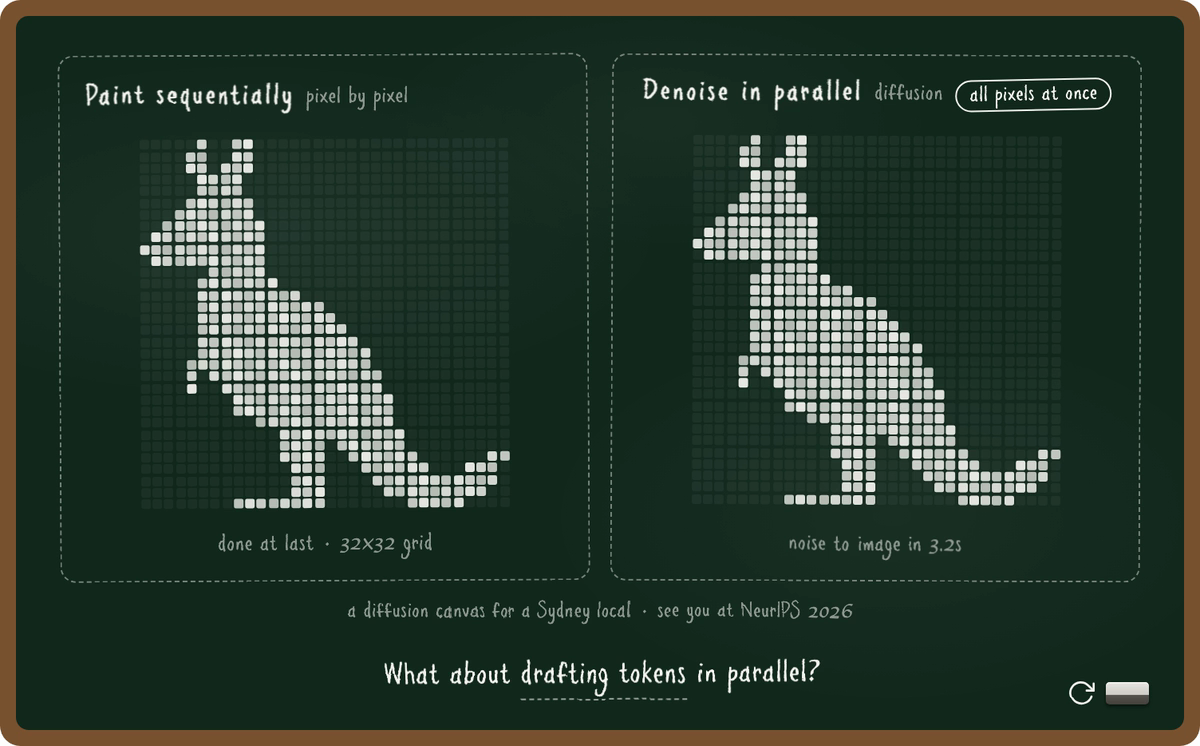
#> input picture examples/media/example1_kangaroo.png, 1200 x 746 px
$ python trace_bitmap.py ../examples/media/example1_kangaroo.png
#> lines starting #> are read from the running program, lines starting #| are printed output that depends on the picture
#!/usr/bin/env python3
"""Trace an image into a chalkboard pixel-grid bitmap.

Coding models have poor spatial sense: asked to draw a kangaroo freehand they
produce mush, but given a silhouette to trace they do fine. This script is the
"trace" step: it converts any image (an emoji PNG, a logo, a photo silhouette)
into the X/. row-string bitmap that pixel-grid figures consume (see the ROO
array in example1_kangaroo.html).

Usage:
    python3 trace_bitmap.py kangaroo.png                 # 32x32, alpha channel
    python3 trace_bitmap.py opera_house.jpg --mode dark  # trace dark pixels
    python3 trace_bitmap.py logo.png --size 24 --threshold 0.35

Then paste the printed JS array into your figure. Tip: emoji PNGs (e.g. from
the Twemoji repo) trace beautifully via their alpha channel, that's how the
kangaroo was made.
"""
import argparse
import sys

from PIL import Image


def trace(img, cols, rows, mode, threshold):
#> called with cols = 32, rows = 32, mode = 'alpha', threshold = 0.5
    img = img.convert("RGBA")
    # crop to the content's bounding box first so the subject fills the grid
    if mode == "alpha":
        bbox = img.getchannel("A").getbbox()
#> bbox = (0, 0, 1200, 746)
    else:
        gray = img.convert("L")
        lut = (lambda v: 255 if v < 128 else 0) if mode == "dark" else (lambda v: 255 if v >= 128 else 0)
        bbox = gray.point(lut).getbbox()
    if bbox:
        img = img.crop(bbox)
    # box-filter downsample = average coverage per cell
    small = img.resize((cols, rows), Image.BOX)
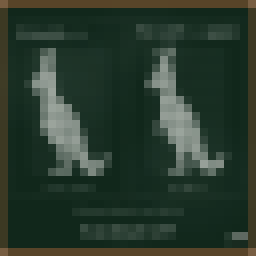
#> small: PIL image 32x32 RGBA (shown 8 times larger); mean R, G, B, A 41.8, 58.2, 45.4, 255
    out = []
    for y in range(rows):
        row = []
        for x in range(cols):
            r, g, b, a = small.getpixel((x, y))
            if mode == "alpha":
                v = a / 255
            else:
                lum = (0.299 * r + 0.587 * g + 0.114 * b) / 255
                v = (1 - lum) if mode == "dark" else lum
                v *= a / 255
            row.append("X" if v >= threshold else ".")
        out.append("".join(row))
#> after the loop, out = 32 items
    return out


def main():
    p = argparse.ArgumentParser(description=__doc__, formatter_class=argparse.RawDescriptionHelpFormatter)
    p.add_argument("image")
    p.add_argument("--size", default="32", help="grid size: N or COLSxROWS (default 32)")
    p.add_argument("--mode", choices=["alpha", "dark", "light"], default="alpha",
                   help="what counts as filled: alpha channel (default), dark pixels, or light pixels")
    p.add_argument("--threshold", type=float, default=0.5, help="cell coverage needed to mark X (0..1, default 0.5)")
    p.add_argument("--name", default="BITMAP", help="JS variable name (default BITMAP)")
    args = p.parse_args()

    if "x" in args.size:
        cols, rows = (int(v) for v in args.size.split("x"))
    else:
        cols = rows = int(args.size)

    rows_out = trace(Image.open(args.image), cols, rows, args.mode, args.threshold)
#> rows_out = 32 items

    filled = sum(r.count("X") for r in rows_out)
#> filled = 1024
    if filled == 0:
        sys.exit("traced nothing, try --mode dark/light or a lower --threshold")

    # preview for the terminal
    print("\n".join(r.replace(".", "·").replace("X", "█") for r in rows_out))
    print(f"\n// {filled}/{cols*rows} cells filled")
#| // 1024/1024 cells filled
    print(f"var {args.name} = [")
    for r in rows_out:
        print(f'  "{r}",')
#> this loop made 32 passes
#|   "XXXXXXXXXXXXXXXXXXXXXXXXXXXXXXXX",
#|   "XXXXXXXXXXXXXXXXXXXXXXXXXXXXXXXX",
#|   "XXXXXXXXXXXXXXXXXXXXXXXXXXXXXXXX",
#|   "XXXXXXXXXXXXXXXXXXXXXXXXXXXXXXXX",
#|   "XXXXXXXXXXXXXXXXXXXXXXXXXXXXXXXX",
#|   "XXXXXXXXXXXXXXXXXXXXXXXXXXXXXXXX",
#|   "XXXXXXXXXXXXXXXXXXXXXXXXXXXXXXXX",
#|   "XXXXXXXXXXXXXXXXXXXXXXXXXXXXXXXX",
#> (further printed lines are left out)
    print("];")


if __name__ == "__main__":
    main()

$ run again, on examples/media/example4_go_to_school.png
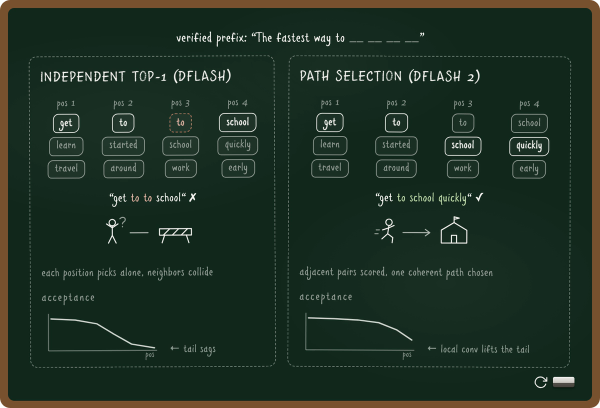
#> input picture examples/media/example4_go_to_school.png, 1200 x 816 px (shown at 1/2 size)
#> bbox = (0, 0, 1200, 816)
#> in trace, `small = img.resize((cols, rows), Image.BOX)`:
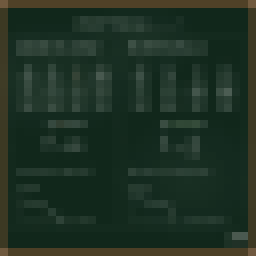
#> small: PIL image 32x32 RGBA (shown 8 times larger); mean R, G, B, A 31.1, 48.9, 35.8, 255
#> after the loop in trace, `for y in range(rows):`: out = 32 items
#> filled = 1024
#| // 1024/1024 cells filled
#> the loop in main, `for r in rows_out:` made 32 passes
#|   "XXXXXXXXXXXXXXXXXXXXXXXXXXXXXXXX",
#|   "XXXXXXXXXXXXXXXXXXXXXXXXXXXXXXXX",
#|   "XXXXXXXXXXXXXXXXXXXXXXXXXXXXXXXX",
#|   "XXXXXXXXXXXXXXXXXXXXXXXXXXXXXXXX",
#|   "XXXXXXXXXXXXXXXXXXXXXXXXXXXXXXXX",
#> (further printed lines are left out)

$ run again, on examples/media/example5_decoding_race.png
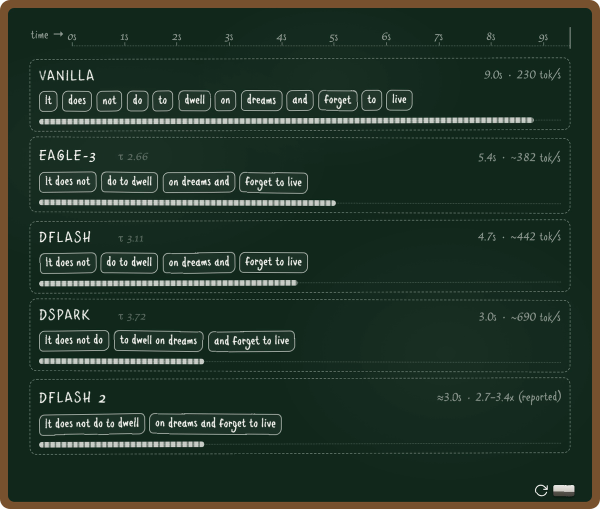
#> input picture examples/media/example5_decoding_race.png, 1200 x 1018 px (shown at 1/2 size)
#> bbox = (0, 0, 1200, 1018)
#> in trace, `small = img.resize((cols, rows), Image.BOX)`:
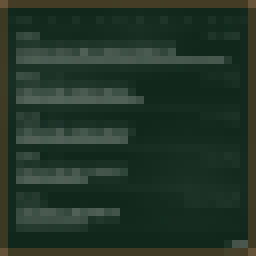
#> small: PIL image 32x32 RGBA (shown 8 times larger); mean R, G, B, A 34.5, 52.4, 39.6, 255
#> after the loop in trace, `for y in range(rows):`: out = 32 items
#> filled = 1024
#| // 1024/1024 cells filled
#> the loop in main, `for r in rows_out:` made 32 passes
#|   "XXXXXXXXXXXXXXXXXXXXXXXXXXXXXXXX",
#|   "XXXXXXXXXXXXXXXXXXXXXXXXXXXXXXXX",
#|   "XXXXXXXXXXXXXXXXXXXXXXXXXXXXXXXX",
#|   "XXXXXXXXXXXXXXXXXXXXXXXXXXXXXXXX",
#|   "XXXXXXXXXXXXXXXXXXXXXXXXXXXXXXXX",
#> (further printed lines are left out)

$ run again, on examples/media/example7_dflash_flat_cost.png
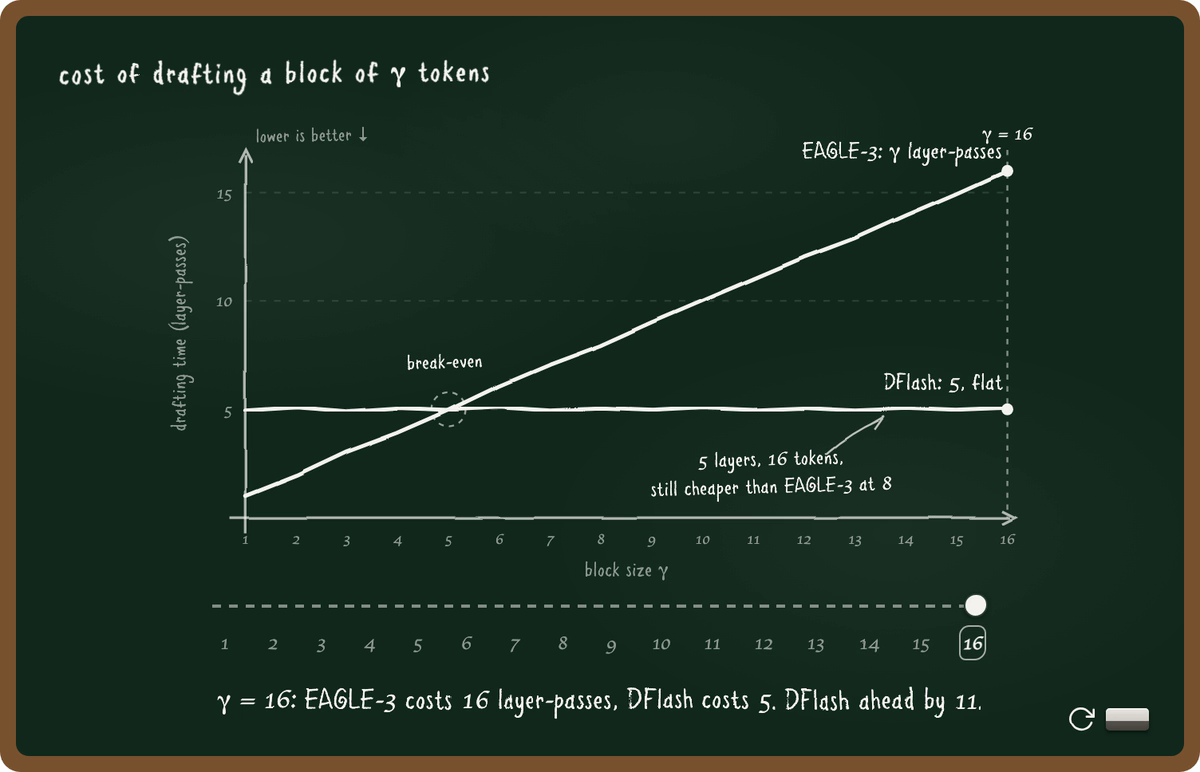
#> input picture examples/media/example7_dflash_flat_cost.png, 1200 x 772 px
#> bbox = (0, 0, 1200, 772)
#> in trace, `small = img.resize((cols, rows), Image.BOX)`:
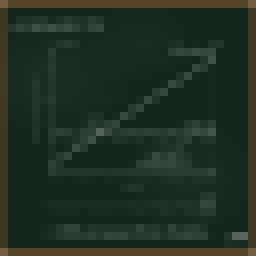
#> small: PIL image 32x32 RGBA (shown 8 times larger); mean R, G, B, A 30.7, 48.3, 35.1, 255
#> after the loop in trace, `for y in range(rows):`: out = 32 items
#> filled = 1024
#| // 1024/1024 cells filled
#> the loop in main, `for r in rows_out:` made 32 passes
#|   "XXXXXXXXXXXXXXXXXXXXXXXXXXXXXXXX",
#|   "XXXXXXXXXXXXXXXXXXXXXXXXXXXXXXXX",
#|   "XXXXXXXXXXXXXXXXXXXXXXXXXXXXXXXX",
#|   "XXXXXXXXXXXXXXXXXXXXXXXXXXXXXXXX",
#|   "XXXXXXXXXXXXXXXXXXXXXXXXXXXXXXXX",
#> (further printed lines are left out)
